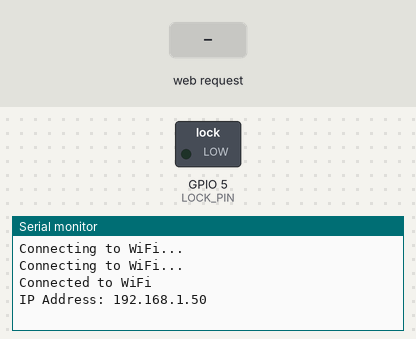
Recording of a sketch running on a simulated ESP32. On the bench: switched loads named in the sketch (green lamp = pin HIGH), the last lines printed to the serial monitor. Inputs (shaded band) come from the test bench. WiFi joins after 1.5 s; servers stay silent unless stated.

Above: at 3.2 s.
3.3 s: HTTP request GET /lock/toggle received
At 4.7 s:
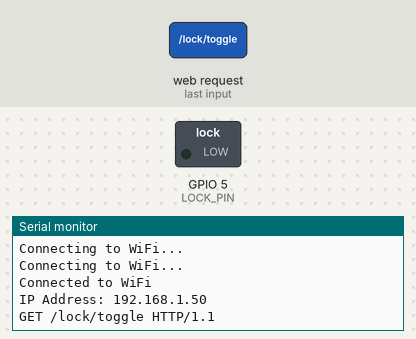
5.0 s: HTTP request GET /lock/status received
At 5.9 s:
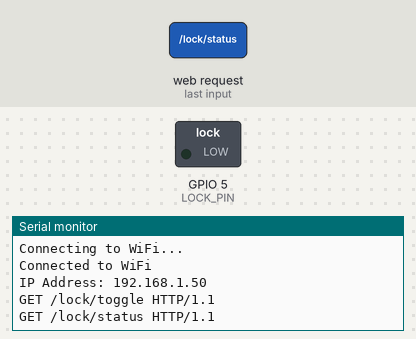
6.5 s: HTTP request GET /toggle received
At 7.1 s:
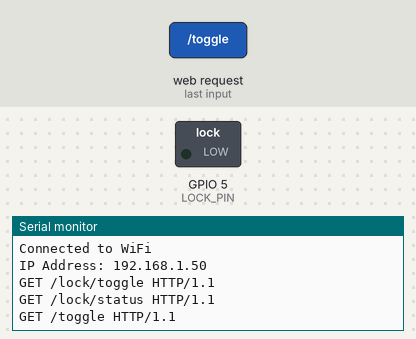

Measured:
- after the input at 3.3 s, the serial monitor: prints a new line after 0.20 s (image 1)
- after the input at 5.0 s, the serial monitor: prints a new line at once (image 2)
- after the input at 6.5 s, the serial monitor: prints a new line at once (image 3)

The sketch:

espCommunicate.ino
```cpp
#include <WiFi.h>
#include <ESPAsyncWebServer.h>
#include <HTTPClient.h>
#include <ArduinoJson.h>

const char *ssid = "Jaffa";             // Replace with your WiFi SSID
const char *password = "pikachu45";  // Replace with your WiFi password
int a = 0;


WiFiServer server2(90);

// Pin configurations for fan and bulb
const int LOCK_PIN = 5;   // Change this to the GPIO pin connected to the fan

// Create AsyncWebServer object on port 80
AsyncWebServer server(80);

// Variables to store the state of the fan and bulb
bool lockState = false;
// bool bulbState = false;

void handleCORS(AsyncWebServerRequest *request) {
  request->send(204);  // No content for preflight
}

void toggleLock(bool state) {
  lockState = state;
  digitalWrite(LOCK_PIN, lockState ? HIGH : LOW);
  Serial.println(lockState ? "Locked" : "Unlocked");
}


void setup() {
  Serial.begin(115200);

  // Configure fan and bulb pins as output
  pinMode(LOCK_PIN, OUTPUT);
  // pinMode(39, OUTPUT);
  // pinMode(11, OUTPUT);
  // pinMode(BULB_PIN, OUTPUT);

  digitalWrite(LOCK_PIN, LOW);

  // Connect to Wi-Fi
  WiFi.begin(ssid, password);
  while (WiFi.status() != WL_CONNECTED) {
    delay(1000);
    Serial.println("Connecting to WiFi...");
  }

  Serial.println("Connected to WiFi");
  Serial.print("IP Address: ");
  Serial.println(WiFi.localIP());

  // Enable CORS headers
  DefaultHeaders::Instance().addHeader("Access-Control-Allow-Origin", "*");
  DefaultHeaders::Instance().addHeader("Access-Control-Allow-Methods", "GET, POST, OPTIONS");
  DefaultHeaders::Instance().addHeader("Access-Control-Allow-Headers", "Content-Type");

  // Handle OPTIONS requests for CORS
  server.on("/lock/toggle", HTTP_OPTIONS, [](AsyncWebServerRequest *request) {
    handleCORS(request);
  });
  server.on("/lock/status", HTTP_OPTIONS, [](AsyncWebServerRequest *request) {
    handleCORS(request);
  });
  server.on("/toggle", HTTP_OPTIONS, [](AsyncWebServerRequest *request) {
    handleCORS(request);
  });
  server.on("/status", HTTP_OPTIONS, [](AsyncWebServerRequest *request) {
    handleCORS(request);
  });

  // Route for getting fan status
  server.on("/lock/status", HTTP_GET, [](AsyncWebServerRequest *request) {
    StaticJsonDocument<200> doc;
    doc["state"] = lockState ? 1 : 0;

    String response;
    serializeJson(doc, response);
    request->send(200, "application/json", response);
  });

  // Route for toggling fan
  server.on(
    "/lock/toggle", HTTP_POST, [](AsyncWebServerRequest *request) {}, NULL,
    [](AsyncWebServerRequest *request, uint8_t *data, size_t len, size_t index, size_t total) {
      StaticJsonDocument<200> doc;
      DeserializationError error = deserializeJson(doc, (char *)data);

      if (error) {
        String errorMsg = "Failed to parse JSON: " + String(error.c_str());
        request->send(400, "application/json", "{\"error\":\"" + errorMsg + "\"}");
        return;
      }

      const char *state = doc["state"];
      bool lockRequestedState = (strcmp(state, "1") == 0);  // State "1" means ON, "0" means OFF
      toggleLock(lockRequestedState);

      StaticJsonDocument<200> response;
      response["success"] = true;
      response["state"] = lockState ? 1 : 0;

      String jsonResponse;
      serializeJson(response, jsonResponse);
      request->send(200, "application/json", jsonResponse);
    });

    // digitalWrite(11, LOW);
    // digitalWrite(39, LOW);


  // Start the server
  server.begin();
  server2.begin();
}
void loop() {
  WiFiClient client = server2.available();
  if (client) {
    String request = client.readStringUntil('\r');
    Serial.println("\n");
    Serial.println(request);

    String keyword = extractKeyword(request);
    if (keyword.equals("Yes")) {  // Check if keyword is valid
      Serial.print("Received keyword: ");
      Serial.println(keyword);
      digitalWrite(LOCK_PIN, HIGH);
      lockState = true;  // Update bulbState to reflect LED state
    } else if (keyword.equals("No")) {
      digitalWrite(LOCK_PIN, LOW);
      lockState = false;  // Update bulbState to reflect LED state
    }

    client.flush();
    client.println("HTTP/1.1 200 OK");
    client.println("Connection: close");
    client.println();
    client.stop();
  }

  delay(1500);  // Wait for 2 seconds before taking another reading
}


String extractKeyword(String input) {
  // Find the start and end indices for the keyword
  int startIndex = input.indexOf(':') + 2;  // +2 to skip ": "
  int endIndex = input.indexOf(',', startIndex);

  // Check if indices are valid
  if (startIndex > 1 && endIndex > startIndex) {
    // Extract the keyword
    String keyword = input.substring(startIndex, endIndex);
    Serial.print("Extracted keyword: ");
    Serial.println(keyword);
    return keyword;  // Return the extracted keyword
  }

  return "";  // Return an empty string if no valid keyword is found
}
```
